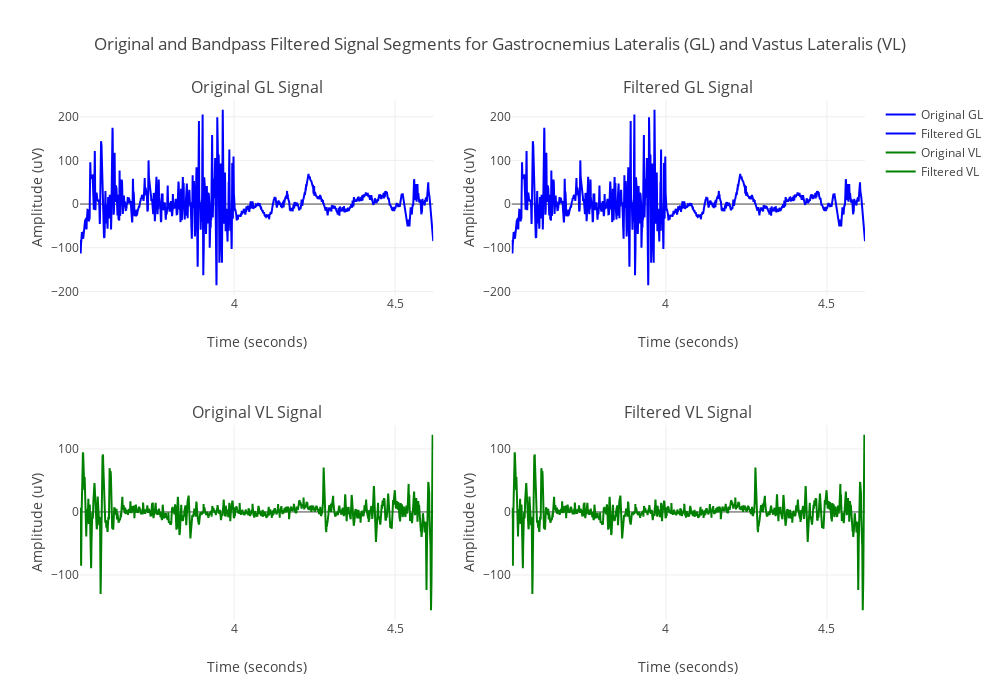

Here is the notebook cell this chart was saved with:
### Code cell
import pandas as pd
import numpy as np
import plotly.graph_objs as go
from plotly.subplots import make_subplots

# Define the Butterworth bandpass filter using highpass and lowpass filters
def butterworth_lowpass_filter(signal, cutoff_frequency, sampling_period, order):
    y = np.zeros(len(signal)) 
    omega_c = 2 * np.pi * cutoff_frequency
    omega_c_squared = omega_c * omega_c
    sampling_period_squared = sampling_period * sampling_period
    if order == 1:
        for n in range(len(signal)):
            if n == 0:
                y[n] = (omega_c * signal[n]) / ((2 / sampling_period) + omega_c)
            else:
                y[n] = (((2 / sampling_period) - omega_c) * y[n-1] + omega_c * signal[n] + omega_c * signal[n-1]) / ((2 / sampling_period) + omega_c)
    elif order == 2:
        y[0] = (omega_c * signal[0]) / ((2 / sampling_period) + omega_c)
        y[1] = (((2 / sampling_period) - omega_c) * y[0] + omega_c * signal[1] + omega_c * signal[0]) / ((2 / sampling_period) + omega_c)
        for n in range(2, len(signal)):
            y[n] = (((8 / sampling_period_squared) - 2 * omega_c_squared) * y[n-1]
                    - ((4 / sampling_period_squared) - (2 * np.sqrt(2) * omega_c / sampling_period) + omega_c_squared) * y[n-2]
                    + omega_c_squared * signal[n]
                    + 2 * omega_c_squared * signal[n-1]
                    + omega_c_squared * signal[n-2]) / ((4 / sampling_period_squared) + (2 * np.sqrt(2) * omega_c / sampling_period) + omega_c_squared)
    return y

def butterworth_highpass_filter(signal, cutoff_frequency, sampling_period, order):
    y = np.zeros(len(signal))  # Initialize the output signal
    omega_c = 2 * np.pi * cutoff_frequency
    omega_c_squared = omega_c * omega_c
    sampling_period_squared = sampling_period * sampling_period

    if order == 1:
        for n in range(len(signal)):
            if n == 0:
                y[n] = (omega_c * signal[n]) / ((2 / sampling_period) + omega_c)
            else:
                y[n] = (((2 / sampling_period) - omega_c) * y[n-1] + (2 / sampling_period) * signal[n] + (2 / sampling_period) * signal[n-1]) / ((2 / sampling_period) + omega_c)

    elif order == 2:
        y[0] = (omega_c * signal[0]) / ((2 / sampling_period) + omega_c)
        y[1] = (((2 / sampling_period) - omega_c) * y[0] + (2 / sampling_period) * signal[1] + (2 / sampling_period) * signal[0]) / ((2 / sampling_period) + omega_c)

        for n in range(2, len(signal)):
            y[n] = ((4 / sampling_period_squared) * signal[n] - (8 / sampling_period_squared) * signal[n-1] + (4 / sampling_period_squared) * signal[n-2]
                    - (2 * omega_c - (8 / sampling_period_squared)) * y[n-1]
                    - (omega_c - (2 * np.sqrt(2) * omega_c / sampling_period) + (4 / sampling_period_squared)) * y[n-2]) / (omega_c + 2 * np.sqrt(2) * omega_c / sampling_period + (4 / sampling_period_squared))    
    return y

def butterworth_bandpass_filter(signal, low_cutoff, high_cutoff, sampling_period, order):
    highpassed_signal = butterworth_highpass_filter(signal, low_cutoff, sampling_period, order)
    bandpassed_signal = butterworth_lowpass_filter(highpassed_signal, high_cutoff, sampling_period, order)
    return bandpassed_signal

# Load the data
df = pd.read_csv("s2.csv")

# Define sampling parameters
sampling_rate = 2000  # Hz
sampling_period = 1 / sampling_rate

# Extract a subset of the data
start, end = 7042, 9238
t = np.arange(len(df)) / sampling_rate  # Time in seconds
signal_gl = df["semg LT LAT.G"].values  # Gastrocnemius Lateralis (GL)
signal_vl = df["semg LT LAT.V"].values  # Vastus Lateralis (VL)

# Filter parameters
cutoff_low = 20    # Lower cutoff frequency in Hz
cutoff_high = 450  # Upper cutoff frequency in Hz
order = 2          # Filter order

# Apply bandpass filter to both signals
df["filtered_gl"] = butterworth_bandpass_filter(signal_gl, cutoff_low, cutoff_high, sampling_period, order)
df["filtered_vl"] = butterworth_bandpass_filter(signal_vl, cutoff_low, cutoff_high, sampling_period, order)

# Select the segment to plot
start_index = 7042
end_index = 9238
time_segment = t[start_index:end_index]
original_gl_segment = df["semg LT LAT.G"].values[start_index:end_index]
original_vl_segment = df["semg LT LAT.V"].values[start_index:end_index]
filtered_gl_segment = filtered_gl[start_index:end_index]
filtered_vl_segment = filtered_vl[start_index:end_index]

# Plot the original and filtered segments for GL and VL
fig = make_subplots(rows=2, cols=2, subplot_titles=("Original GL Signal", "Filtered GL Signal", "Original VL Signal", "Filtered VL Signal"))

# Original GL signal segment
fig.add_trace(go.Scatter(x=time_segment, y=original_gl_segment, mode='lines', name="Original GL", line=dict(color="blue")), row=1, col=1)

# Filtered GL signal segment
fig.add_trace(go.Scatter(x=time_segment, y=filtered_gl_segment, mode='lines', name="Filtered GL", line=dict(color="blue")), row=1, col=2)

# Original VL signal segment
fig.add_trace(go.Scatter(x=time_segment, y=original_vl_segment, mode='lines', name="Original VL", line=dict(color="green")), row=2, col=1)

# Filtered VL signal segment
fig.add_trace(go.Scatter(x=time_segment, y=filtered_vl_segment, mode='lines', name="Filtered VL", line=dict(color="green")), row=2, col=2)

# Update layout for titles and axis labels
fig.update_layout(
    height=700, width=1000,
    title_text="Original and Bandpass Filtered Signal Segments for Gastrocnemius Lateralis (GL) and Vastus Lateralis (VL)"
)
fig.update_xaxes(title_text="Time (seconds)", row=1, col=1)
fig.update_yaxes(title_text="Amplitude (uV)", row=1, col=1)
fig.update_xaxes(title_text="Time (seconds)", row=2, col=1)
fig.update_yaxes(title_text="Amplitude (uV)", row=2, col=1)
fig.update_xaxes(title_text="Time (seconds)", row=1, col=2)
fig.update_yaxes(title_text="Amplitude (uV)", row=1, col=2)
fig.update_xaxes(title_text="Time (seconds)", row=2, col=2)
fig.update_yaxes(title_text="Amplitude (uV)", row=2, col=2)

fig.show()

### Figure 1 — Plotly figure (JSON) as saved in the notebook; plotly's stock layout.template omitted (floating-point values rounded to 4 significant figures; data arrays with more than 128 entries replaced by an {"elided": "..."} marker saying what was removed)
{"data": [{"line": {"color": "blue"}, "mode": "lines", "name": "Original GL", "type": "scatter", "x": {"elided": "2196 float values"}, "xaxis": "x", "y": {"elided": "2196 float values"}, "yaxis": "y"}, {"line": {"color": "blue"}, "mode": "lines", "name": "Filtered GL", "type": "scatter", "x": {"elided": "2196 float values"}, "xaxis": "x2", "y": {"elided": "2196 float values"}, "yaxis": "y2"}, {"line": {"color": "green"}, "mode": "lines", "name": "Original VL", "type": "scatter", "x": {"elided": "2196 float values"}, "xaxis": "x3", "y": {"elided": "2196 float values"}, "yaxis": "y3"}, {"line": {"color": "green"}, "mode": "lines", "name": "Filtered VL", "type": "scatter", "x": {"elided": "2196 float values"}, "xaxis": "x4", "y": {"elided": "2196 float values"}, "yaxis": "y4"}], "layout": {"annotations": [{"font": {"size": 16}, "showarrow": false, "text": "Original GL Signal", "x": 0.225, "xanchor": "center", "xref": "paper", "y": 1, "yanchor": "bottom", "yref": "paper"}, {"font": {"size": 16}, "showarrow": false, "text": "Filtered GL Signal", "x": 0.775, "xanchor": "center", "xref": "paper", "y": 1, "yanchor": "bottom", "yref": "paper"}, {"font": {"size": 16}, "showarrow": false, "text": "Original VL Signal", "x": 0.225, "xanchor": "center", "xref": "paper", "y": 0.375, "yanchor": "bottom", "yref": "paper"}, {"font": {"size": 16}, "showarrow": false, "text": "Filtered VL Signal", "x": 0.775, "xanchor": "center", "xref": "paper", "y": 0.375, "yanchor": "bottom", "yref": "paper"}], "height": 700, "title": {"text": "Original and Bandpass Filtered Signal Segments for Gastrocnemius Lateralis (GL) and Vastus Lateralis (VL)"}, "width": 1000, "xaxis": {"anchor": "y", "domain": [0, 0.45], "title": {"text": "Time (seconds)"}}, "xaxis2": {"anchor": "y2", "domain": [0.55, 1], "title": {"text": "Time (seconds)"}}, "xaxis3": {"anchor": "y3", "domain": [0, 0.45], "title": {"text": "Time (seconds)"}}, "xaxis4": {"anchor": "y4", "domain": [0.55, 1], "title": {"text": "Time (seconds)"}}, "yaxis": {"anchor": "x", "domain": [0.625, 1], "title": {"text": "Amplitude (uV)"}}, "yaxis2": {"anchor": "x2", "domain": [0.625, 1], "title": {"text": "Amplitude (uV)"}}, "yaxis3": {"anchor": "x3", "domain": [0, 0.375], "title": {"text": "Amplitude (uV)"}}, "yaxis4": {"anchor": "x4", "domain": [0, 0.375], "title": {"text": "Amplitude (uV)"}}}}
